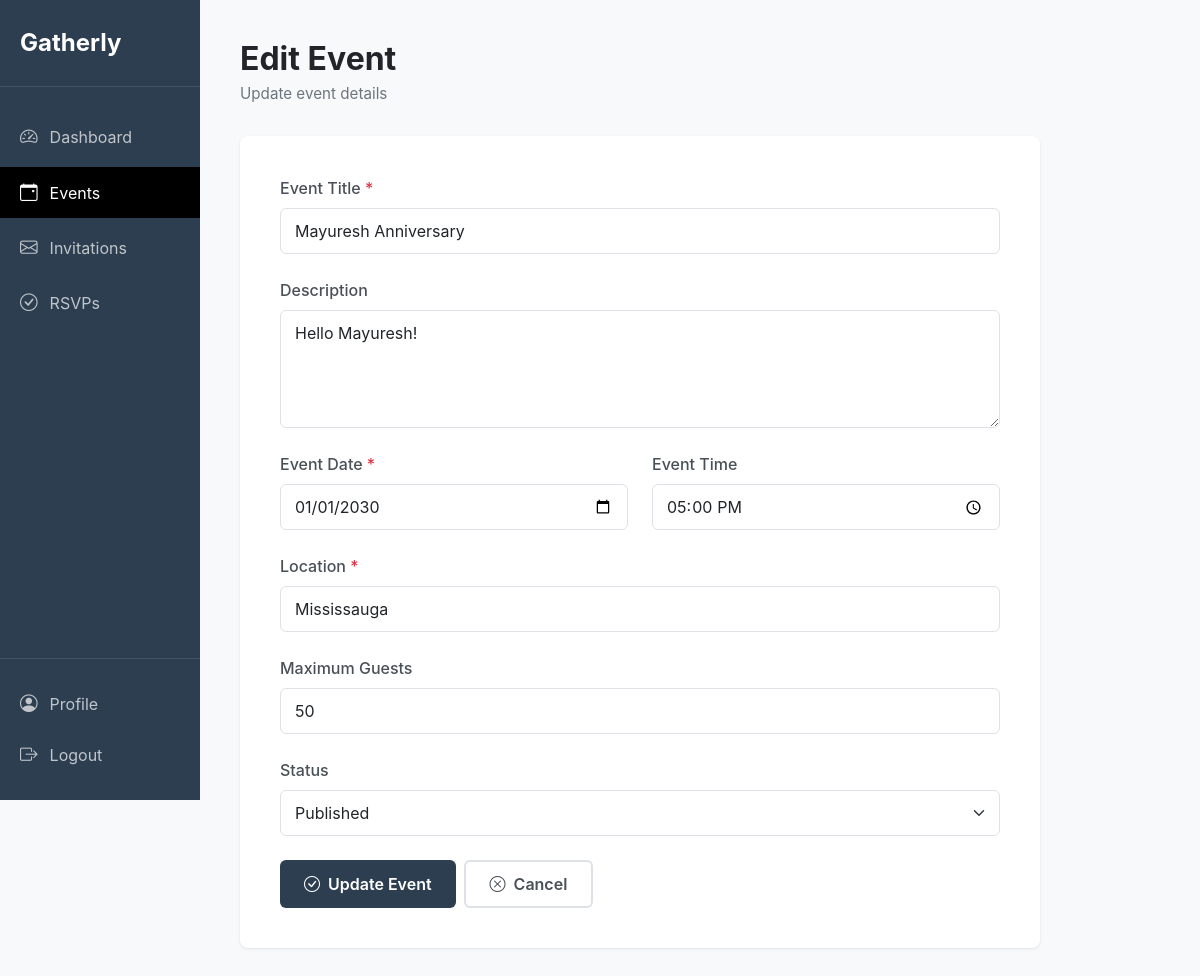
/edit_event.php?id=190 (signed in), run on the app's committed database.
### tables this page shows
CREATE TABLE `events` (
  `event_id` int(11) NOT NULL,
  `host_id` int(11) NOT NULL,
  `title` varchar(255) NOT NULL,
  `description` text DEFAULT NULL,
  `event_date` date NOT NULL,
  `event_time` time NOT NULL,
  `location` varchar(255) DEFAULT NULL,
  `location_lat` decimal(10,8) DEFAULT NULL,
  `location_lng` decimal(11,8) DEFAULT NULL,
  `max_guests` int(11) DEFAULT NULL,
  `status` enum('draft','published','cancelled','completed') NOT NULL DEFAULT 'draft',
  `rsvp_deadline` date DEFAULT NULL,
  `created_at` timestamp NOT NULL DEFAULT current_timestamp(),
  `updated_at` timestamp NOT NULL DEFAULT current_timestamp() ON UPDATE current_timestamp()
);

### app/config/Database.php (called while the page is built, shortened)
<?php
class Database
{
    private static $instance = null;
    private $connection;
    private function __construct()
    {
        $host = $_ENV['DB_HOST'] ?? getenv('DB_HOST') ?? 'localhost';
        $dbname = $_ENV['DB_NAME'] ?? getenv('DB_NAME') ?? 'gatherly';
        $username = $_ENV['DB_USER'] ?? getenv('DB_USER') ?? 'root';
        $password = $_ENV['DB_PASS'] ?? getenv('DB_PASS') ?? '';
        try {
            $dsn = "mysql:host=$host;dbname=$dbname;charset=utf8mb4";
            $options = [
                PDO::ATTR_ERRMODE => PDO::ERRMODE_EXCEPTION,
                PDO::ATTR_DEFAULT_FETCH_MODE => PDO::FETCH_ASSOC,
                PDO::ATTR_EMULATE_PREPARES => false,
            ];
            $this->connection = new PDO($dsn, $username, $password, $options);
        } catch (PDOException $e) {
            error_log("Database connection failed: " . $e->getMessage());
            throw $e;
        }
    }
    public static function getInstance()
    {
        if (self::$instance === null) {
            self::$instance = new self();
        }
        return self::$instance;
    }
    public function getConnection()
    {
        return $this->connection;
    }
}

### app/models/Event.php (called while the page is built, shortened)
<?php
require_once __DIR__ . '/../config/Database.php';
class Event
{
    private $db;
    public function __construct()
    {
        $this->db = Database::getInstance()->getConnection();
    }
    public function findById($id)
    {
        $sql = "SELECT * FROM events WHERE event_id = :id";
        try {
            $stmt = $this->db->prepare($sql);
            $stmt->execute([':id' => $id]);
            $result = $stmt->fetch();
            return $result ?: false;
        } catch (PDOException $e) {
            error_log("Event fetch failed: " . $e->getMessage());
            return false;
        }
    }
}

### edit_event.php (the view, shortened to what this page needs)
<?php
require_once __DIR__ . '/app/models/Event.php';
$event_id = $_GET['id'] ?? null;
$eventModel = new Event();
$event = $eventModel->findById($event_id);
$form_data = $_SESSION['form_data'] ?? $event;
?>
<!DOCTYPE html>
<html lang="en">
<head>
    <link href="https://cdn.jsdelivr.net/npm/bootstrap@5.3.0/dist/css/bootstrap.min.css" rel="stylesheet">
    <link rel="stylesheet" href="https://cdn.jsdelivr.net/npm/bootstrap-icons@1.11.0/font/bootstrap-icons.css">
</head>
<body>
    <div class="sidebar">
        <div class="sidebar-brand">Gatherly</div>
        <ul class="sidebar-nav">
            <li class="sidebar-nav-item">
                <a href="<?= BASE_URL ?>/dashboard.php" class="sidebar-nav-link">
                    <i class="bi bi-speedometer2"></i>
                    <span>Dashboard</span>
                </a>
            </li>
            <li class="sidebar-nav-item">
                <a href="<?= BASE_URL ?>/events.php" class="sidebar-nav-link active">
                    <i class="bi bi-calendar-event"></i>
                    <span>Events</span>
                </a>
            </li>
            <li class="sidebar-nav-item">
                <a href="<?= BASE_URL ?>/invitations.php" class="sidebar-nav-link">
                    <i class="bi bi-envelope"></i>
                    <span>Invitations</span>
                </a>
            </li>
            <li class="sidebar-nav-item">
                <a href="<?= BASE_URL ?>/rsvps.php" class="sidebar-nav-link">
                    <i class="bi bi-check-circle"></i>
                    <span>RSVPs</span>
                </a>
            </li>
        </ul>
        <div class="sidebar-footer">
            <a href="<?= BASE_URL ?>/profile.php" class="sidebar-nav-link">
                <i class="bi bi-person-circle"></i>
                <span>Profile</span>
            </a>
            <a href="<?= BASE_URL ?>/handlers/logout_handler.php" class="sidebar-nav-link">
                <i class="bi bi-box-arrow-right"></i>
                <span>Logout</span>
            </a>
        </div>
    </div>
    <div class="main-content">
        <div class="page-header">
            <h1 class="page-title">Edit Event</h1>
            <p class="page-subtitle">Update event details</p>
        </div>
        <div class="edit-card">
            <form action="<?= BASE_URL ?>/handlers/edit_event_handler.php" method="POST">
                <div class="mb-4">
                    <label for="title" class="form-label">Event Title <span class="text-danger">*</span></label>
                    <input type="text" class="form-control" id="title" name="title"
                           value="<?= htmlspecialchars($form_data['title'] ?? '') ?>" required>
                </div>
                <div class="mb-4">
                    <label for="description" class="form-label">Description</label>
                    <textarea class="form-control" id="description" name="description" rows="4"><?= htmlspecialchars($form_data['description'] ?? '') ?></textarea>
                </div>
                <div class="row">
                    <div class="col-md-6 mb-4">
                        <label for="event_date" class="form-label">Event Date <span class="text-danger">*</span></label>
                        <input type="date" class="form-control" id="event_date" name="event_date"
                               value="<?= htmlspecialchars($form_data['event_date'] ?? '') ?>" required>
                    </div>
                    <div class="col-md-6 mb-4">
                        <label for="event_time" class="form-label">Event Time</label>
                        <input type="time" class="form-control" id="event_time" name="event_time"
                               value="<?= htmlspecialchars($form_data['event_time'] ?? '') ?>">
                    </div>
                </div>
                <div class="mb-4">
                    <label for="location" class="form-label">Location <span class="text-danger">*</span></label>
                    <input type="text" class="form-control" id="location" name="location"
                           value="<?= htmlspecialchars($form_data['location'] ?? '') ?>" required>
                </div>
                <div class="mb-4">
                    <label for="max_guests" class="form-label">Maximum Guests</label>
                    <input type="number" class="form-control" id="max_guests" name="max_guests"
                           value="<?= htmlspecialchars($form_data['max_guests'] ?? '') ?>" min="1">
                </div>
                <div class="mb-4">
                    <label for="status" class="form-label">Status</label>
                    <select class="form-select" id="status" name="status">
                        <option value="published" <?= ($form_data['status'] ?? '') === 'published' ? 'selected' : '' ?>>Published</option>
                    </select>
                </div>
                <div class="d-flex gap-2">
                    <button type="submit" class="btn-save">
                        <i class="bi bi-check-circle"></i>
                        Update Event
                    </button>
                    <a href="<?= BASE_URL ?>/events.php" class="btn-cancel">
                        <i class="bi bi-x-circle"></i>
                        Cancel
                    </a>
                </div>
            </form>
        </div>
    </div>
</body>
</html>

### edit_event.php (style rules this page uses)
body { background-color: #f8f9fa; font-family: -apple-system, BlinkMacSystemFont, 'Segoe UI', Roboto, 'Helvetica Neue', Arial, sans-serif; }
.sidebar { background-color: #2c3e50; min-height: 100vh; position: fixed; top: 0; left: 0; width: 200px; padding: 0; display: flex; flex-direction: column; }
.sidebar-brand { color: white; font-size: 1.5rem; font-weight: 700; padding: 25px 20px; border-bottom: 1px solid rgba(255,255,255,0.1); }
.sidebar-nav { list-style: none; padding: 20px 0; margin: 0; flex: 1; }
.sidebar-footer { padding: 20px 0; border-top: 1px solid rgba(255,255,255,0.1); }
.sidebar-nav-item { margin: 5px 0; }
.sidebar-nav-link { display: flex; align-items: center; padding: 12px 20px; color: rgba(255,255,255,0.7); text-decoration: none; transition: all 0.3s; }
.sidebar-nav-link.active { background-color: #000; color: white; }
.sidebar-nav-link i { margin-right: 12px; font-size: 1.1rem; }
.main-content { margin-left: 200px; padding: 40px; }
.page-header { margin-bottom: 30px; }
.page-title { font-size: 2rem; font-weight: 700; margin-bottom: 5px; }
.page-subtitle { color: #6c757d; font-size: 0.95rem; }
.edit-card { background: white; border-radius: 8px; padding: 40px; box-shadow: 0 1px 3px rgba(0,0,0,0.1); max-width: 800px; }
.form-label { font-weight: 500; color: #495057; margin-bottom: 8px; }
.form-control, .form-select { border: 1px solid #dee2e6; border-radius: 6px; padding: 10px 14px; }
.btn-save { background: #2c3e50; color: white; padding: 10px 24px; border-radius: 6px; font-weight: 600; border: none; display: inline-flex; align-items: center; gap: 8px; }
.btn-cancel { background: white; color: #495057; padding: 10px 24px; border-radius: 6px; font-weight: 600; border: 2px solid #dee2e6; text-decoration: none; display: inline-flex; align-items: center; gap: 8px; }

### data on the page
events: title "Mayuresh Anniversary", description "Hello Mayuresh!", event_date "01/01/2030", event_time "17:00:00", location "Mississauga", max_guests "50", status "Published"
